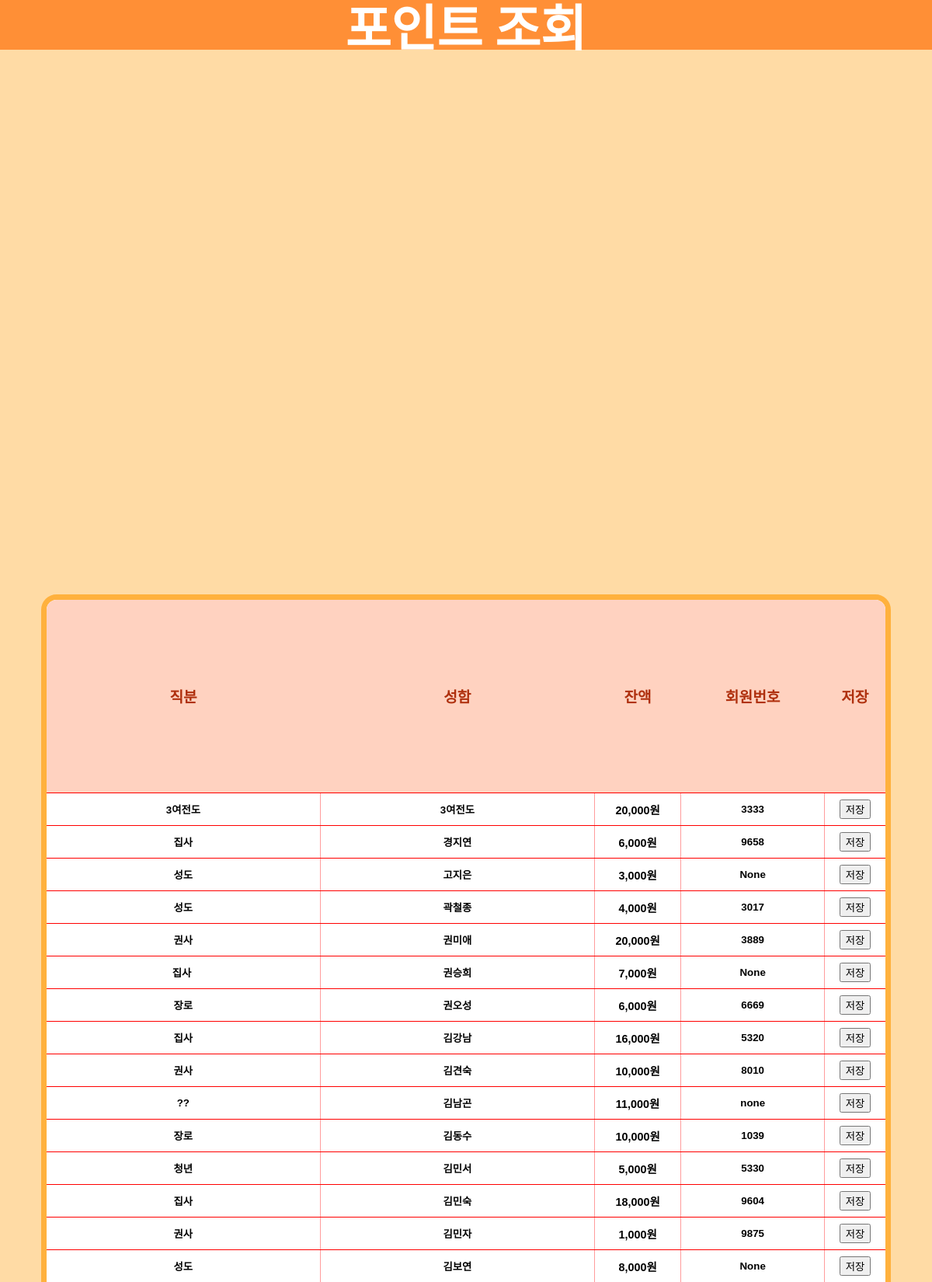
/Client_list/ (upper part), run on the app's committed database.
### main/models.py (models this page shows)
class ClientNumberData(models.Model):
    name = models.CharField(max_length=15, null=False)
    phone_number = models.CharField(max_length=15, null=True)
    current_point = models.IntegerField(null=True, blank=True)
    charge_point = models.CharField(max_length=15, null=True, blank=True)
    position = models.CharField(max_length=15, null=True, blank=True)
    age = models.IntegerField(null=True, blank=True)
    value = models.CharField(max_length=15, null=True, default='default_value')

### main/views.py (the view)
# urls.py: path('Client_list/', ClientList.as_view()),
class ClientList(APIView):
    def get(self, request):
        today = timezone.now().date()
        client_data = ClientNumberData.objects.all().order_by('name')
        manager_list = CafeManager.objects.all()
        context = {
            'today': today,
            'manager_list': manager_list,
            'client_data': client_data,
        }
        return render(request, 'main/client_list.html', context)

### templates/main/client_list.html (shortened to what this page needs)
<!DOCTYPE html>
<html lang="en">
<head>
    {% load static %}
    {% load humanize %}
    <link rel="stylesheet" type="text/css" href="{% static 'client_list/client_list.css' %}">
</head>
<body>
<div class="header">
    <div class="order-waiting-num">포인트 조회</div>
</div>
<div class="client-list-content">
    <div class="client-list-container">
        <table>
            <thead>
            <tr>
                <th>직분</th>
                <th>성함</th>
                <th>잔액</th>
                <th>회원번호</th>
                <th>저장</th>
            </tr>
            </thead>
            <tbody>
            {% for list in client_data %}
            <tr>
                <td>
                    <input type="text" class="client-position" value="{{ list.position }}">
                </td>
                <td>
                    <input type="text" class="client-name" value="{{ list.name }}">
                </td>
                <td>{{ list.current_point|intcomma }}원</td>
                <td class="phone-number-td">
                    <input type="text" class="phone-number" value="{{ list.phone_number }}">
                </td>
                <td>
                    <button class="client-update" onclick="updateClient(this)">저장</button>
                </td>
            </tr>
            {% endfor %}
            </tbody>
        </table>
    </div>
</div>
</body>
</html>

### static/client_list/client_list.css (style rules this page uses)
input { border: none; background-color: transparent; font-weight: 600; text-align: center; }
html { background-color: #ffdba5; }
:root { --font-googleTitan_One: 'Titan_One', cursive; --font-googleNanum_Pen_Script: 'Nanum_Pen_Script', cursive; --font-googleSingle_Day: 'Single_Day', cursive; --font-googleGamja_Flower: 'Gamja_Flower', cursive; --font-googleDongle-Bold: 'Dongle-Bold', cursive; --font-googleDongle-Light: 'Dongle-Bold', cursive; --font-googleDongle-Regular: 'Dongle-Bold', cursive; }
body { font-family: Arial, sans-serif; margin: 0; padding: 0; }
.header { position: fixed; display: flex; flex-direction: row; justify-content: space-around; align-items: center; width: 100%; height: 4rem; background-color: #ff8f36; font-family: 'Dongle', sans-serif; }
.order-waiting-num { font-size: 2rem; font-weight: 600; color: white; scale: 2; }
.client-list-content { position: absolute; top: 5rem; display: flex; flex-direction: column; justify-content: center; align-items: center; width: 100%; height: calc(100% - 10rem); z-index: 2; transition: transform 0.5s ease-in-out, opacity 0.3s ease-in-out; }
.client-list-container { display: flex; flex-direction: column; justify-content: start; align-items: center; width: 90%; height: 70%; border: 7px solid rgb(255, 177, 61); border-radius: 20px; background-color: white; font-size: 1.5rem; font-weight: 600; font-family: 'Gamja Flower', sans-serif; color: #4d2107; transition: transform 0.5s ease-in-out, opacity 0.3s ease-in-out; overflow: scroll; }
table { width: 100%; border-collapse: collapse; color: black; }
thead { height: 5vh; font-family: "Gowun Dodum", sans-serif; }
thead th { position: sticky; top: 0; background-color: #ffd2c0; z-index: 1; font-family: 'Gamja Flower', sans-serif; font-size: 1.2rem; font-weight: 600; color: #af300e; }
th, td { text-align: center; padding: 8px 0; border-bottom: 1px solid #ff0000; font-size: 0.9rem; font-weight: 600; font-family: "Gowun Dodum", sans-serif; font-style: normal; }
th { background-color: #f2f2f2; }
td:not(:last-child) { border-right: 1px solid #ff9c9c; }
.client-position { width: 15vw; }
.client-name { width: 15vw; }
.phone-number { width: 15vw; }
.phone-number-td { width: 15vw; }

### data on the page
ClientNumberData: position "3여전도", name "3여전도", current_point "20,000", phone_number "3333"
ClientNumberData: position "집사", name "경지연", current_point "6,000", phone_number "9658"
ClientNumberData: position "성도", name "고지은", current_point "3,000", phone_number "None"
ClientNumberData: position "성도", name "곽철종", current_point "4,000", phone_number "3017"
ClientNumberData: position "권사", name "권미애", current_point "20,000", phone_number "3889"
ClientNumberData: position "집사", name "권승희", current_point "7,000", phone_number "None"
ClientNumberData: position "장로", name "권오성", current_point "6,000", phone_number "6669"
ClientNumberData: position "집사", name "김강남", current_point "16,000", phone_number "5320"
ClientNumberData: position "권사", name "김견숙", current_point "10,000", phone_number "8010"
ClientNumberData: position "??", name "김남곤", current_point "11,000", phone_number "none"
ClientNumberData: position "장로", name "김동수", current_point "10,000", phone_number "1039"
ClientNumberData: position "청년", name "김민서", current_point "5,000", phone_number "5330"
ClientNumberData: position "집사", name "김민숙", current_point "18,000", phone_number "9604"
ClientNumberData: position "권사", name "김민자", current_point "1,000", phone_number "9875"
ClientNumberData: position "성도", name "김보연", current_point "8,000", phone_number "None"
